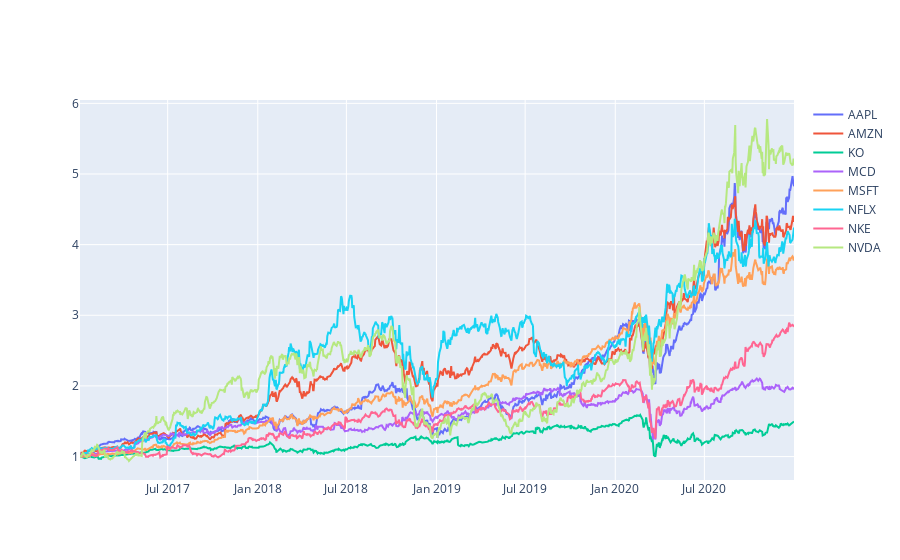

Notebook source saved alongside this figure:
### Code cell
# Plotting the prices
fig = go.Figure()

for col in df.columns:
    fig.add_trace(go.Scatter(x = pf1_cum_rtn.index, y = pf1_cum_rtn[col], name = col))

fig.show()

### Figure 1 — Plotly figure (JSON) as saved in the notebook; plotly's stock layout.template omitted (floating-point values rounded to 4 significant figures; data arrays with more than 128 entries replaced by an {"elided": "..."} marker saying what was removed)
{"data": [{"name": "AAPL", "type": "scatter", "x": {"elided": "1007 str values"}, "y": {"elided": "1007 float values"}}, {"name": "AMZN", "type": "scatter", "x": {"elided": "1007 str values"}, "y": {"elided": "1007 float values"}}, {"name": "KO", "type": "scatter", "x": {"elided": "1007 str values"}, "y": {"elided": "1007 float values"}}, {"name": "MCD", "type": "scatter", "x": {"elided": "1007 str values"}, "y": {"elided": "1007 float values"}}, {"name": "MSFT", "type": "scatter", "x": {"elided": "1007 str values"}, "y": {"elided": "1007 float values"}}, {"name": "NFLX", "type": "scatter", "x": {"elided": "1007 str values"}, "y": {"elided": "1007 float values"}}, {"name": "NKE", "type": "scatter", "x": {"elided": "1007 str values"}, "y": {"elided": "1007 float values"}}, {"name": "NVDA", "type": "scatter", "x": {"elided": "1007 str values"}, "y": {"elided": "1007 float values"}}], "layout": {}}
